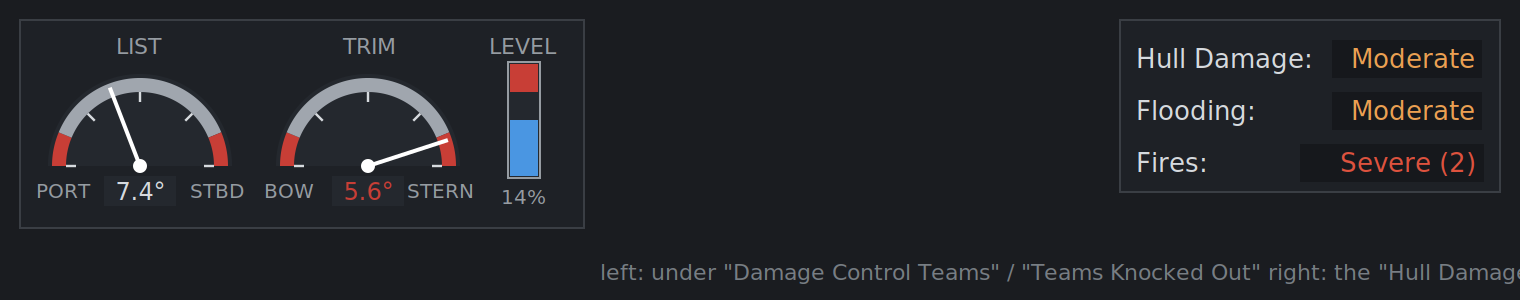

Python code for this plot:
import math, cairosvg
DialW, DialH, cx, cy, R = 104, 56, 52, 52, 46
def P(r, a):
    a = math.radians(a); return "%.2f,%.2f" % (cx + r*math.sin(a), cy - r*math.cos(a))
def band(r0, r1, a0, a1):
    return "M%s A%s,%s 0 0 1 %s L%s A%s,%s 0 0 0 %s Z" % (P(r1,a0), r1, r1, P(r1,a1), P(r0,a1), r0, r0, P(r0,a0))
def dial(x, y, title, left, right, rng, danger, value, valtext, valcol):
    dz = danger / rng * 90; ang = -max(-1, min(1, value / rng)) * 90
    s = '<g transform="translate(%d,%d)">' % (x, y)
    s += '<text x="52" y="11" text-anchor="middle" font-size="11" fill="rgb(150,156,162)">%s</text>' % title
    s += '<g transform="translate(0,15)">'
    s += '<path d="M%s A%d,%d 0 0 1 %s Z" fill="rgb(36,40,46)"/>' % (P(R,-90), R, R, P(R,90))
    s += '<path d="%s" fill="rgb(200,62,54)"/>' % band(R-9, R-2, -90, -dz)
    s += '<path d="%s" fill="rgb(160,166,174)"/>' % band(R-9, R-2, -dz, dz)
    s += '<path d="%s" fill="rgb(200,62,54)"/>' % band(R-9, R-2, dz, 90)
    for k in range(-2, 3):
        s += '<path d="M%s L%s" stroke="rgb(214,218,222)" stroke-width="1.2"/>' % (P(R-14, k*45), P(R-9, k*45))
    s += '<path d="M52,52 L%s" stroke="white" stroke-width="2" transform="rotate(%.1f 52 52)"/>' % (P(R-4, 0), ang)
    s += '<circle cx="52" cy="52" r="3.5" fill="white"/></g>'
    s += '<text x="0" y="83" font-size="10" fill="rgb(150,156,162)">%s</text>' % left
    s += '<text x="104" y="83" text-anchor="end" font-size="10" fill="rgb(150,156,162)">%s</text>' % right
    s += '<rect x="34" y="72" width="36" height="15" fill="rgb(36,40,46)"/>'
    s += '<text x="52" y="84" text-anchor="middle" font-size="12" fill="%s">%s</text>' % (valcol, valtext)
    return s + '</g>'
W, H = 760, 150
bg, card, border = "rgb(26,28,32)", "rgb(30,33,38)", "rgb(58,62,68)"
svg = ['<svg xmlns="http://www.w3.org/2000/svg" width="%d" height="%d" font-family="DejaVu Sans">' % (W, H),
       '<rect width="%d" height="%d" fill="%s"/>' % (W, H, bg)]
# list/trim card
svg.append('<rect x="10" y="10" width="282" height="104" fill="%s" stroke="%s"/>' % (card, border))
svg.append(dial(18, 16, "LIST", "PORT", "STBD", 31.5, 31.5*0.75, 7.4, "7.4°", "rgb(214,218,222)"))
svg.append(dial(132, 16, "TRIM", "BOW", "STERN", 7, 7*0.75, -5.6, "5.6°", "rgb(200,62,54)"))
svg.append('<text x="262" y="27" text-anchor="middle" font-size="11" fill="rgb(150,156,162)">LEVEL</text>')
svg.append('<rect x="254" y="31" width="16" height="58" fill="rgb(36,40,46)" stroke="rgb(150,156,162)"/>')
svg.append('<rect x="255" y="32" width="14" height="14" fill="rgb(200,62,54)"/>')
svg.append('<rect x="255" y="%.1f" width="14" height="%.1f" fill="rgb(74,150,226)"/>' % (32 + 56*(1-14/28), 56*14/28))
svg.append('<text x="262" y="102" text-anchor="middle" font-size="10" fill="rgb(150,156,162)">14%</text>')
# hull card (3 rows)
x0 = 560
svg.append('<rect x="%d" y="10" width="190" height="86" fill="%s" stroke="%s"/>' % (x0, card, border))
for k, (lab, val, col) in enumerate([("Hull Damage:", "Moderate", "rgb(236,160,82)"), ("Flooding:", "Moderate", "rgb(236,160,82)"), ("Fires:", "Severe (2)", "rgb(222,82,62)")]):
    y = 34 + k*26
    svg.append('<text x="%d" y="%d" font-size="13" fill="rgb(214,218,222)">%s</text>' % (x0+8, y, lab))
    svg.append('<rect x="%d" y="%d" width="%d" height="19" fill="rgb(22,24,28)"/>' % (x0+182-len(val)*8.2-10, y-14, len(val)*8.2+10))
    svg.append('<text x="%d" y="%d" text-anchor="end" font-size="13" fill="%s">%s</text>' % (x0+182-5, y, col, val))
svg.append('<text x="300" y="140" font-size="11" fill="rgb(120,126,132)">left: under "Damage Control Teams" / "Teams Knocked Out"   right: the "Hull Damage" card</text>')
svg.append('</svg>')
cairosvg.svg2png(bytestring="".join(svg).encode(), write_to='panels.png', output_width=W*2, output_height=H*2)
